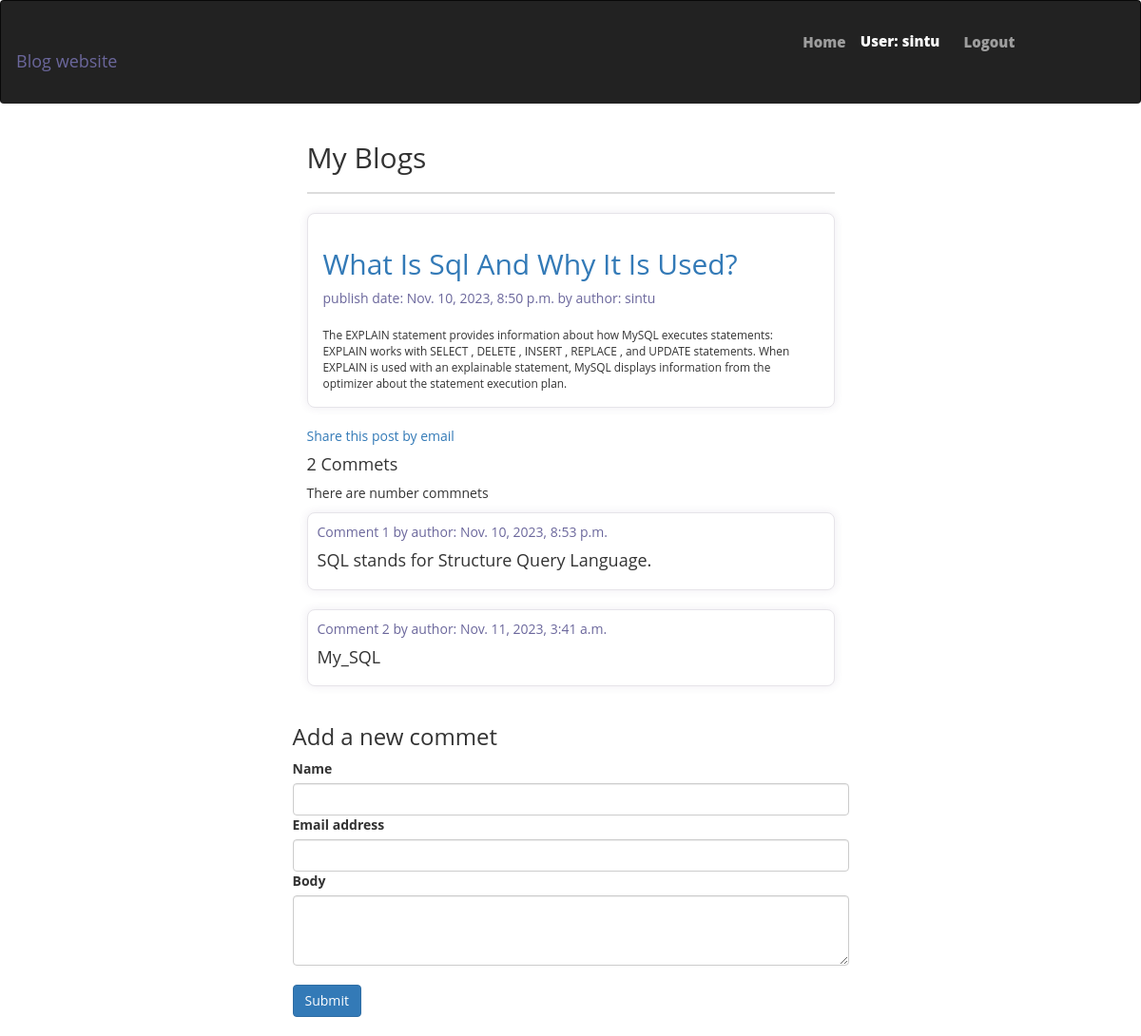
Screenshot of /post/3/ (signed in) with the database file from the repository.
### app/models.py (models this page shows, shortened)
class Post(models.Model):
    title=models.CharField(max_length=255, unique=True)
    subtitle=models.CharField(max_length=255, blank=True)
    slug=models.SlugField(max_length=255, unique=True)
    body=models.TextField()
    author=models.ForeignKey(User, on_delete=models.PROTECT)
    date_created=models.DateTimeField(auto_now_add=True)
    date_modified=models.DateTimeField(auto_now=True)

class Comment(models.Model):
    name=models.CharField(max_length=100)
    email=models.EmailField()
    post=models.ForeignKey(Post, on_delete=models.CASCADE, related_name='comments')
    user=models.ForeignKey(User, on_delete=models.PROTECT)
    body=models.TextField()
    created_date=models.DateTimeField(auto_now_add=True)
    approved_comment=models.BooleanField(default=True)

### app/views.py (the view, shortened to what this page needs)
# urls.py: path('post/<int:id>/', views.view_post, name='view_post'),
@login_required(login_url="/login")
def view_post(request, id):
    post = Post.objects.filter(id=id).first()
    comments =  Comment.objects.filter(post=post)
    return render(request,'post.html',{'posts':post, "comments":comments})

### templates/post.html (shortened to what this page needs)
{% extends "base.html" %}
{% block content %}
</head>
<body>
   <div class="container">
   <br>
   <div class="row">
      <div class="col-md-3 col-sm-12"></div>
      <div class="col-md-6 col-sm-12">
         <h2>My Blogs
         </h2>
         <hr>
      </div>
      <div class="col-md-3 col-sm-12"></div>
   </div>
   <div class="row">
      <div class="col-md-3 col-sm-12"></div>
      <div class="col-md-6 col-sm-12">
         <div>
            {% if posts %}
            <div class="card" style="padding: 16px 16px;">
               <a href="">
                  <h2> {{posts.title|title}}</h2>
               </a>
               <div>
                  <span>publish date: {{posts.date_created}}</span>
                  <span>by author: {{posts.author}}</span>
               </div>
               <small>{{posts.body}}</small>
            </div>
            <br>
            {% endif %}
         </div>
      </div>
      <div class="col-md-3 col-sm-12"></div>
   </div>
   <div class="row">
      <div class="col-md-3 col-sm-12"></div>
      <div class="col-md-6 col-sm-12">
        <a  type="button" class="" data-toggle="modal" data-target="#exampleModal">
            Share this post by email
        </a>
        </div>
      <div class="col-md-3 col-sm-12"></div>
   </div>
   <div class="row">
      <div class="col-md-3 col-sm-12"></div>
      <div class="col-md-6 col-sm-12">
         {% if comments %}
         <h4>{{comments.count}} Commets</h4>
         <p>There are number commnets</p>
                {% for comment in comments %}
                    <div class="card"  style="padding: 10px 10px;">
                    <span>Comment {{forloop.counter}} by author: {{comment.author}} {{comment.created_date}} </span>
                    <h4>{{comment.body}}</h4>
                    </div>
                    <br>
                {% endfor %}
            {% else %}
                <h4>0 Commets</h4>
            {% endif %}
            </div>
            <div class="col-md-3 col-sm-12"></div>
         </div>
        </div>
    <div class="row">
        <div class="col-md-3 col-sm-12"></div>
        <div class="col-md-6 col-sm-12">
            <h3>Add a new commet</h3>
            <form action="" method="POST">
                <div class="mb-3">
                    <label for="exampleInputPassword1" class="form-label">Name</label>
                    <input type="text" name ="name" class="form-control" id="name" required>
                </div>
                <div class="mb-3">
                    <label for="exampleInputEmail1" class="form-label">Email address</label>
                    <input type="email" class="form-control" name ="email" id="emal" aria-describedby="emailHelp" required>
                </div>
                <div class="mb-3">
                    <label for="exampleInputPassword1" class="form-label">Body</label>
                    <textarea class="form-control" name="body" id="body" rows="3" required></textarea>
                </div>
                <br>
                <button type="submit" class="btn btn-primary">Submit</button>
            </form>
        </div>
        <div class="col-md-3 col-sm-12"></div>
    </div>
      <br>
{% endblock %}

### templates/header.html (shortened to what this page needs)
<nav class="navbar navbar-inverse" style=" padding: 1px;border-bottom:2px solid transparent;
border-image: linear-gradient(to right);
border-image-slice: 1;padding-bottom: 18px;
   padding-top: 18px;">
   <div class="container-fluid">
      <div class="row">
         <div class="col-md-4 col-sm-9">
            <h1><a class="navbar-brand" href="#"><span class="job">Blog website</span></a></h1>
         </div>
         <div class="col-md-4 col-sm-12"></div>
         <div class="col-md-4 col-sm-12">
         <div class="collapse navbar-collapse" id="myNavbar">
            <ul class="nav navbar-nav">
               <li><a href="/" class="textcolor hometext underline-from-center">Home</a></li>
               {% if user.is_authenticated %}
                  <li style="margin-top: 12px;"><span style="margin-right: 10px;color: #fbfbfb;" class="textcolor hometext underline-from-center">User: <a href="" style="color: #fbfbfb;">{{user.username}}</a></span></li>
                  <li><a href="{% url 'logout' %}" class="textcolor hometext underline-from-center">Logout</a></li>
               {% else %}
                  <li><a href="{% url 'signup' %}" class="textcolor hometext underline-from-center">SIGN UP</a></li>
                  <li><a href="{% url 'login' %}" class="textcolor hometext underline-from-center">LOGIN</a></li>
               {% endif %}
            </ul>
         </div>
         </div>
   </div>
   </nav>

### static/css/style.css (style rules this page uses)
body { font-family: 'Open Sans', sans-serif; }
.textcolor { color: black; text-decoration: none; font-size: 15px; line-height: 25px; font-weight: 900; }
li { display: block; transition-duration: 0.5s; }
hr { border: 1px solid gainsboro; }
span { color: #6B679C; }
.card { border: 0; box-shadow: 0px 0px 10px 0px rgba(82, 63, 105, 0.1); -webkit-box-shadow: 0px 0px 10px 0px rgba(82, 63, 105, 0.1); -moz-box-shadow: 0px 0px 10px 0px rgba(82, 63, 105, 0.1); -ms-box-shadow: 0px 0px 10px 0px rgba(82, 63, 105, 0.1); }
.card { position: relative; display: flex; flex-direction: column; min-width: 0; word-wrap: break-word; background-color: #ffffff; background-clip: border-box; border: 1px solid #e6e4e9; border-radius: 8px; }
.navbar { margin-bottom: unset !important; }

### rows the page displays
Post: title "What Is Sql And Why It Is Used?", date_created "Nov. 10, 2023, 8:50 p.m.", author "sintu", body "The EXPLAIN statement provides information about how MySQL executes statements: EXPLAIN works with SELECT , DELETE , INSERT , REPLACE , and UPDATE statements. When EXPLAIN is used with an explainable statement, MySQL displays information from the optimizer about the statement execution plan."
Comment: created_date "Nov. 10, 2023, 8:53 p.m.", body "SQL stands for Structure Query Language."
Comment: created_date "Nov. 11, 2023, 3:41 a.m.", body "My_SQL"

### other values shown
{{ user.username }} "sintu"
{{ comments.count }} "2"
